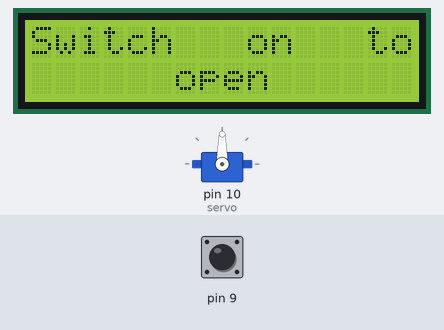
This sketch was run on a simulated Arduino Uno, built with avr-gcc and run on an emulated ATmega328P. Parts: servo, 16×2 character LCD. Inputs (shaded band) come from the test bench; at power-on: pin 9 HIGH.

Above: at 1.1 s.
At 3.6 s:
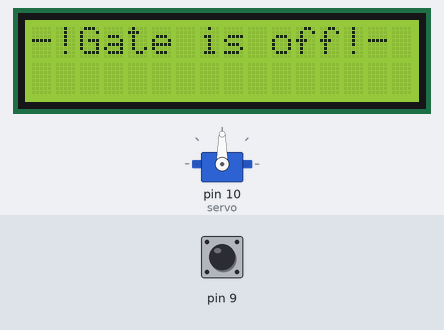
3.7 s: pin 9 pulled LOW for 2.3 s
At 4.3 s:
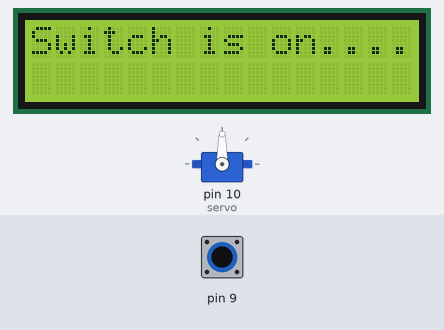
At 10.7 s:
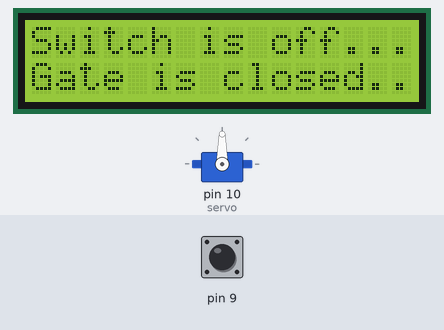
Timing chart, 0 to 12.2 s (numbered marks = the images above; inputs shaded):
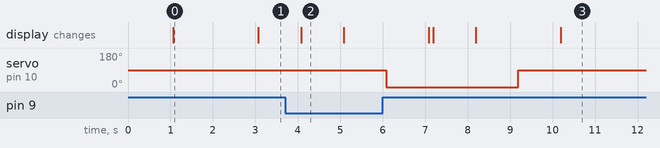

The sketch:

display_security_system1.ino
```cpp
#include <LiquidCrystal.h>
#include <Servo.h>

const int rs = 12, en = 11, d4 = 5, d5 = 4, d6 = 3, d7 = 2;
int output;
LiquidCrystal lcd(rs, en, d4, d5, d6, d7);
Servo servo;

void setup() {
  Serial.begin(9600);
  servo.attach(10);
  lcd.begin(16, 2);
  servo.write(90);
  lcd.print("-!Gate is off!-");
  delay(1000);
  lcd.setCursor(0, 0);
  lcd.print("Switch   on   to");
  lcd.setCursor(0, 1);
  lcd.print("      open");
  delay(1000);
  digitalWrite(9, HIGH);

}

void loop() {
  output = digitalRead(9);
  if (output == 0){
    lcd.clear();
    lcd.setCursor(0,0);
    lcd.print("Switch is on....");
    delay(1000);
    lcd.setCursor(0,1);
    lcd.print("Gate is opening.");
    delay(1000);
    servo.write(0);
    delay(1000);
    lcd.setCursor(0,1);
    lcd.print("Gate is opend...");
    while(output == 0){
      output = digitalRead(9);
      delay(100);
      if(output == 1){
      	lcd.clear();
      	lcd.setCursor(0,0);
      	lcd.print("Switch is off...");
        delay(1000);
      	lcd.setCursor(0,1);
      	lcd.print("Gate is closing.");
      	delay(1000);
        servo.write(90);
        delay(1000);
      	lcd.setCursor(0,1);
      	lcd.print("Gate is closed..");
      	delay(3000);
        break;
      }
    }
  }
  else {
    delay(1000);
    lcd.clear();
  	servo.write(90);
  	lcd.setCursor(0, 0);
  	lcd.print("-!Gate is off!-");
  	delay(1000);
  	lcd.setCursor(0, 0);
  	lcd.print("Switch   on   to");
  	lcd.setCursor(0, 1);
  	lcd.print("      open");
  }
}
```

Measured:
- after the input at 3.7 s, servo on pin 10 (servo): 90° → 0° after 2.4 s, → 90° 3.1 s later; the display: first differs from a run without the input after 0.38 s (image 2)
- what the display in image 0 shows lasts 2.0 s, from 1.1 s to 3.1 s
- what the display in image 2 shows lasts 1.0 s, from 4.1 s to 5.1 s
